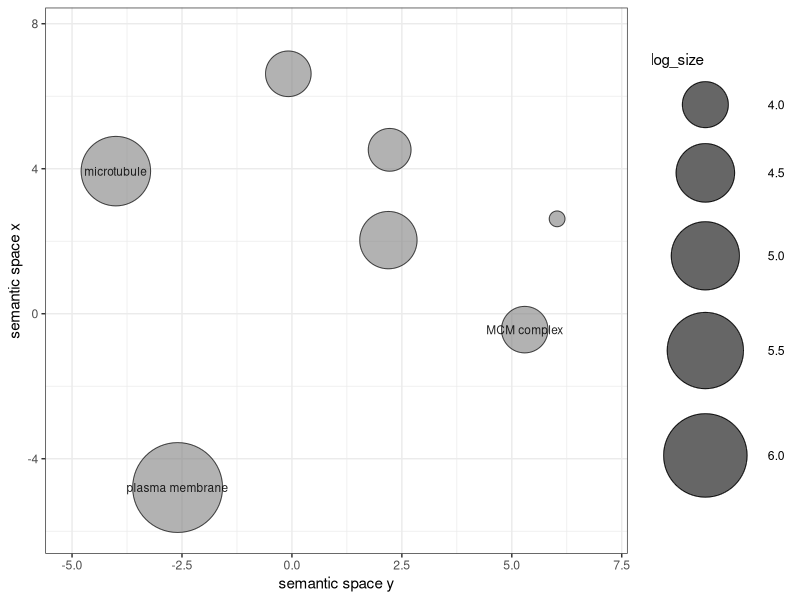

Source code (R):
# A plotting R script produced by the Revigo server at http://revigo.irb.hr/
# If you found Revigo useful in your work, please cite the following reference:
# Supek F et al. "REVIGO summarizes and visualizes long lists of Gene Ontology
# terms" PLoS ONE 2011. doi:10.1371/journal.pone.0021800

# --------------------------------------------------------------------------
# If you don't have the ggplot2 package installed, uncomment the following line:
# install.packages( "ggplot2" );
library( ggplot2 );

# --------------------------------------------------------------------------
# If you don't have the scales package installed, uncomment the following line:
# install.packages( "scales" );
library( scales );

# --------------------------------------------------------------------------
# Here is your data from Revigo. Scroll down for plot configuration options.

revigo.names <- c("term_ID","description","frequency","plot_X","plot_Y","log_size","uniqueness","dispensability");
revigo.data <- rbind(c("GO:0005874","microtubule",0.590923058896654,-4.00372136407618,3.93380303408685,5.07433362293908,0.743307611944267,0),
                     c("GO:0042555","MCM complex",0.0516392267501353,5.29409032883786,-0.438484234906433,4.01582063426207,0.736867388621876,0),
                     c("GO:0005886","plasma membrane",15.5064680247866,-2.59930578712986,-4.79438349762051,6.49331205332051,0.980465972776413,4.124E-05),
                     c("GO:0030173","integral component of Golgi membrane",0.0482779463204013,-0.0820996416106789,6.61844221537962,3.98659260682221,0.720783016873817,0.16417986),
                     c("GO:0031083","BLOC-1 complex",0.0157955281823943,6.03044083325888,2.61728943021364,3.50147007210041,0.638408624494431,0.22740185),
                     c("GO:0030532","small nuclear ribonucleoprotein complex",0.138166054523554,2.1939043417736,2.03060434260059,4.44321603416583,0.571526896999077,0.2622474),
                     c("GO:0008250","oligosaccharyltransferase complex",0.0394539627330108,2.22238070210506,4.52148800747906,3.89894446686651,0.602647357590838,0.39260902));

one.data <- data.frame(revigo.data);
names(one.data) <- revigo.names;
one.data <- one.data [(one.data$plot_X != "null" & one.data$plot_Y != "null"), ];
one.data$plot_X <- as.numeric( as.character(one.data$plot_X) );
one.data$plot_Y <- as.numeric( as.character(one.data$plot_Y) );
one.data$log_size <- as.numeric( as.character(one.data$log_size) );
one.data$frequency <- as.numeric( as.character(one.data$frequency) );
one.data$uniqueness <- as.numeric( as.character(one.data$uniqueness) );
one.data$dispensability <- as.numeric( as.character(one.data$dispensability) );
#head(one.data);


# --------------------------------------------------------------------------
# Names of the axes, sizes of the numbers and letters, names of the columns,
# etc. can be changed below

p1 <- ggplot( data = one.data );
p1 <- p1 + geom_point( aes( plot_X, plot_Y, colour = uniqueness, size = log_size), alpha = I(0.6) ) + scale_size_area();
p1 <- p1 + scale_colour_gradientn( colours = c("blue", "green", "yellow", "red"), limits = c( min(one.data$uniqueness), 0) );
p1 <- p1 + geom_point( aes(plot_X, plot_Y, size = log_size), shape = 21, fill = "transparent", colour = I (alpha ("black", 0.6) )) + scale_size_area();
p1 <- p1 + scale_size( range=c(5, 30)) + theme_bw(); # + scale_fill_gradientn(colours = heat_hcl(7), limits = c(-300, 0) );
ex <- one.data [ one.data$dispensability < 0.15, ];
p1 <- p1 + geom_text( data = ex, aes(plot_X, plot_Y, label = description), colour = I(alpha("black", 0.85)), size = 3 );
p1 <- p1 + labs (y = "semantic space x", x = "semantic space y");
p1 <- p1 + theme(legend.key = element_blank()) ;
one.x_range = max(one.data$plot_X) - min(one.data$plot_X);
one.y_range = max(one.data$plot_Y) - min(one.data$plot_Y);
p1 <- p1 + xlim(min(one.data$plot_X)-one.x_range/10,max(one.data$plot_X)+one.x_range/10);
p1 <- p1 + ylim(min(one.data$plot_Y)-one.y_range/10,max(one.data$plot_Y)+one.y_range/10);


# --------------------------------------------------------------------------
# Output the plot to screen

# p1;

# Uncomment the line below to also save the plot to a file.
# The file type depends on the extension (default=pdf).

ggsave("revigo-plot.png");

